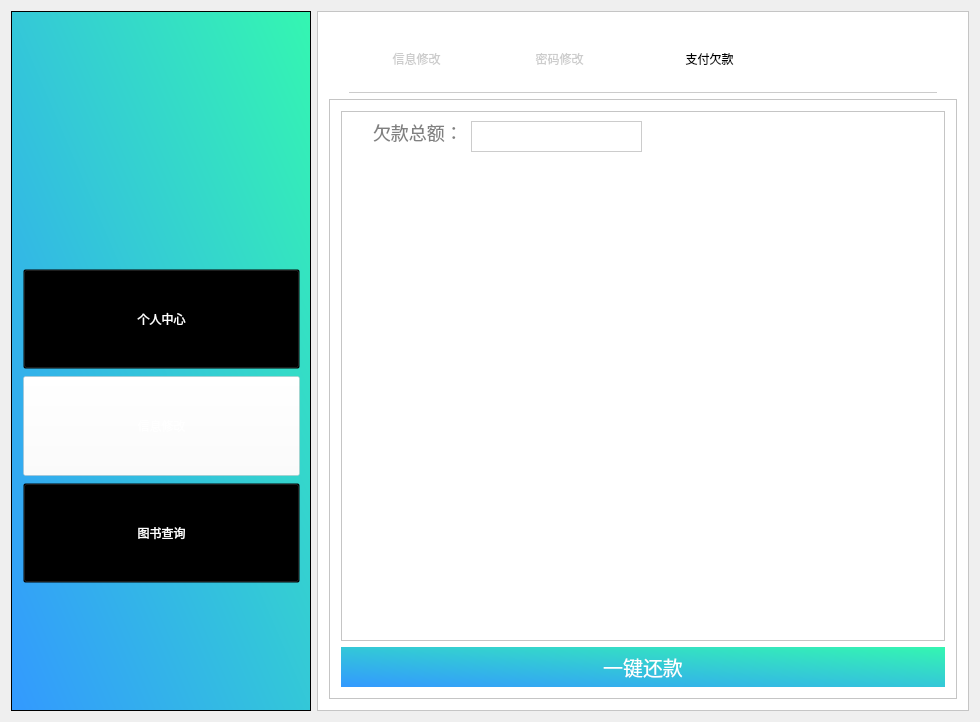
<?xml version="1.0" encoding="UTF-8"?>
<ui version="4.0">
 <class>student_repay</class>
 <widget class="QWidget" name="student_repay">
  <property name="geometry">
   <rect>
    <x>0</x>
    <y>0</y>
    <width>980</width>
    <height>722</height>
   </rect>
  </property>
  <property name="windowTitle">
   <string>student_repay</string>
  </property>
  <layout class="QHBoxLayout" name="horizontalLayout">
   <item>
    <widget class="QFrame" name="frame">
     <property name="sizePolicy">
      <sizepolicy hsizetype="Fixed" vsizetype="Expanding">
       <horstretch>0</horstretch>
       <verstretch>0</verstretch>
      </sizepolicy>
     </property>
     <property name="minimumSize">
      <size>
       <width>300</width>
       <height>700</height>
      </size>
     </property>
     <property name="styleSheet">
      <string notr="true">
background-color: qlineargradient(spread:pad, x1:0, y1:1, x2:1, y2:0, stop:0 rgba(51, 153, 255,1), stop:1 rgba(52, 246, 177,1));</string>
     </property>
     <property name="frameShape">
      <enum>QFrame::StyledPanel</enum>
     </property>
     <property name="frameShadow">
      <enum>QFrame::Raised</enum>
     </property>
     <widget class="QFrame" name="frame_2">
      <property name="geometry">
       <rect>
        <x>70</x>
        <y>30</y>
        <width>171</width>
        <height>176</height>
       </rect>
      </property>
      <property name="minimumSize">
       <size>
        <width>0</width>
        <height>0</height>
       </size>
      </property>
      <property name="baseSize">
       <size>
        <width>0</width>
        <height>100</height>
       </size>
      </property>
      <property name="styleSheet">
       <string notr="true">image: url(:/Library/images/logo2.png);
background:transparent;</string>
      </property>
      <property name="frameShape">
       <enum>QFrame::StyledPanel</enum>
      </property>
      <property name="frameShadow">
       <enum>QFrame::Raised</enum>
      </property>
     </widget>
     <widget class="QFrame" name="frame_8">
      <property name="geometry">
       <rect>
        <x>0</x>
        <y>230</y>
        <width>301</width>
        <height>371</height>
       </rect>
      </property>
      <property name="styleSheet">
       <string notr="true">background:transparent;</string>
      </property>
      <property name="frameShape">
       <enum>QFrame::StyledPanel</enum>
      </property>
      <property name="frameShadow">
       <enum>QFrame::Raised</enum>
      </property>
      <layout class="QVBoxLayout" name="verticalLayout_6">
       <item>
        <layout class="QVBoxLayout" name="verticalLayout">
         <property name="spacing">
          <number>7</number>
         </property>
         <property name="sizeConstraint">
          <enum>QLayout::SetDefaultConstraint</enum>
         </property>
         <item>
          <widget class="QPushButton" name="btnPersonal">
           <property name="minimumSize">
            <size>
             <width>0</width>
             <height>100</height>
            </size>
           </property>
           <property name="styleSheet">
            <string notr="true">font: 12pt &quot;微软雅黑&quot;;
color:white;
background:transparent;
cursor:pointer;</string>
           </property>
           <property name="text">
            <string>个人中心</string>
           </property>
          </widget>
         </item>
         <item>
          <widget class="QPushButton" name="btnInformationchange">
           <property name="minimumSize">
            <size>
             <width>0</width>
             <height>100</height>
            </size>
           </property>
           <property name="styleSheet">
            <string notr="true">font: 12pt &quot;微软雅黑&quot;;
color:white;
background:transparent;
cursor:pointer;
background-color:rgba(255,255,255,0.4);</string>
           </property>
           <property name="text">
            <string>信息修改</string>
           </property>
          </widget>
         </item>
         <item>
          <widget class="QPushButton" name="btnSearchbook">
           <property name="minimumSize">
            <size>
             <width>0</width>
             <height>100</height>
            </size>
           </property>
           <property name="styleSheet">
            <string notr="true">font: 12pt &quot;微软雅黑&quot;;
color:white;
background:transparent;
cursor:pointer;</string>
           </property>
           <property name="text">
            <string>图书查询</string>
           </property>
          </widget>
         </item>
        </layout>
       </item>
      </layout>
     </widget>
    </widget>
   </item>
   <item>
    <widget class="QFrame" name="frame_3">
     <property name="styleSheet">
      <string notr="true">background:white;</string>
     </property>
     <property name="frameShape">
      <enum>QFrame::StyledPanel</enum>
     </property>
     <property name="frameShadow">
      <enum>QFrame::Raised</enum>
     </property>
     <layout class="QVBoxLayout" name="verticalLayout_2">
      <item>
       <widget class="QFrame" name="frame_4">
        <property name="sizePolicy">
         <sizepolicy hsizetype="Preferred" vsizetype="Maximum">
          <horstretch>0</horstretch>
          <verstretch>0</verstretch>
         </sizepolicy>
        </property>
        <property name="maximumSize">
         <size>
          <width>16777215</width>
          <height>70</height>
         </size>
        </property>
        <property name="styleSheet">
         <string notr="true">border:1px solid #cccccc;
font: 14pt &quot;微软雅黑&quot;;
border-top:0;
border-left:0;
border-right:0;
margin-left:20px;
margin-right:20px;</string>
        </property>
        <property name="frameShape">
         <enum>QFrame::StyledPanel</enum>
        </property>
        <property name="frameShadow">
         <enum>QFrame::Raised</enum>
        </property>
        <widget class="QPushButton" name="pushButton">
         <property name="geometry">
          <rect>
           <x>22</x>
           <y>10</y>
           <width>131</width>
           <height>51</height>
          </rect>
         </property>
         <property name="styleSheet">
          <string notr="true">border:none;
color:#CCCCCC;
font-family:&quot;微软雅黑&quot;;</string>
         </property>
         <property name="text">
          <string>信息修改</string>
         </property>
        </widget>
        <widget class="QPushButton" name="pushButton_2">
         <property name="geometry">
          <rect>
           <x>160</x>
           <y>10</y>
           <width>141</width>
           <height>51</height>
          </rect>
         </property>
         <property name="styleSheet">
          <string notr="true">border:none;
color:#CCCCCC;
font-family:&quot;微软雅黑&quot;;border:none;</string>
         </property>
         <property name="text">
          <string>密码修改</string>
         </property>
        </widget>
        <widget class="QPushButton" name="pushButton_3">
         <property name="geometry">
          <rect>
           <x>310</x>
           <y>10</y>
           <width>141</width>
           <height>51</height>
          </rect>
         </property>
         <property name="styleSheet">
          <string notr="true">border:none;</string>
         </property>
         <property name="text">
          <string>支付欠款</string>
         </property>
        </widget>
       </widget>
      </item>
      <item>
       <widget class="QFrame" name="frame_5">
        <property name="frameShape">
         <enum>QFrame::StyledPanel</enum>
        </property>
        <property name="frameShadow">
         <enum>QFrame::Raised</enum>
        </property>
        <layout class="QVBoxLayout" name="verticalLayout_3">
         <item>
          <widget class="QFrame" name="frame_6">
           <property name="frameShape">
            <enum>QFrame::StyledPanel</enum>
           </property>
           <property name="frameShadow">
            <enum>QFrame::Raised</enum>
           </property>
           <widget class="QLineEdit" name="lineEdit">
            <property name="geometry">
             <rect>
              <x>30</x>
              <y>10</y>
              <width>101</width>
              <height>31</height>
             </rect>
            </property>
            <property name="styleSheet">
             <string notr="true">color:#808080;
border:none;
font-size:18px;
font-family:&quot;微软雅黑&quot;;
text-align:left;</string>
            </property>
            <property name="text">
             <string>欠款总额：</string>
            </property>
           </widget>
           <widget class="QLineEdit" name="etRepay">
            <property name="geometry">
             <rect>
              <x>130</x>
              <y>10</y>
              <width>171</width>
              <height>31</height>
             </rect>
            </property>
            <property name="styleSheet">
             <string notr="true">border:1px solid #cccccc;
font-size:18px;
font-family:&quot;微软雅黑&quot;;
text-align:left;</string>
            </property>
           </widget>
          </widget>
         </item>
         <item>
          <widget class="QPushButton" name="btnRepay">
           <property name="sizePolicy">
            <sizepolicy hsizetype="Expanding" vsizetype="Fixed">
             <horstretch>0</horstretch>
             <verstretch>0</verstretch>
            </sizepolicy>
           </property>
           <property name="styleSheet">
            <string notr="true">color:white;
border:none;
font-size:20px;
font-family:&quot;微软雅黑&quot;;
background-color: qlineargradient(spread:pad, x1:0, y1:1, x2:1, y2:0, stop:0 rgba(51, 153, 255,1), stop:1 rgba(52, 246, 177,1));
padding-top:5;
padding-bottom:5;</string>
           </property>
           <property name="text">
            <string>一键还款</string>
           </property>
          </widget>
         </item>
        </layout>
       </widget>
      </item>
     </layout>
    </widget>
   </item>
  </layout>
 </widget>
 <layoutdefault spacing="6" margin="11"/>
 <resources>
  <include location="library.qrc"/>
 </resources>
 <connections/>
</ui>
